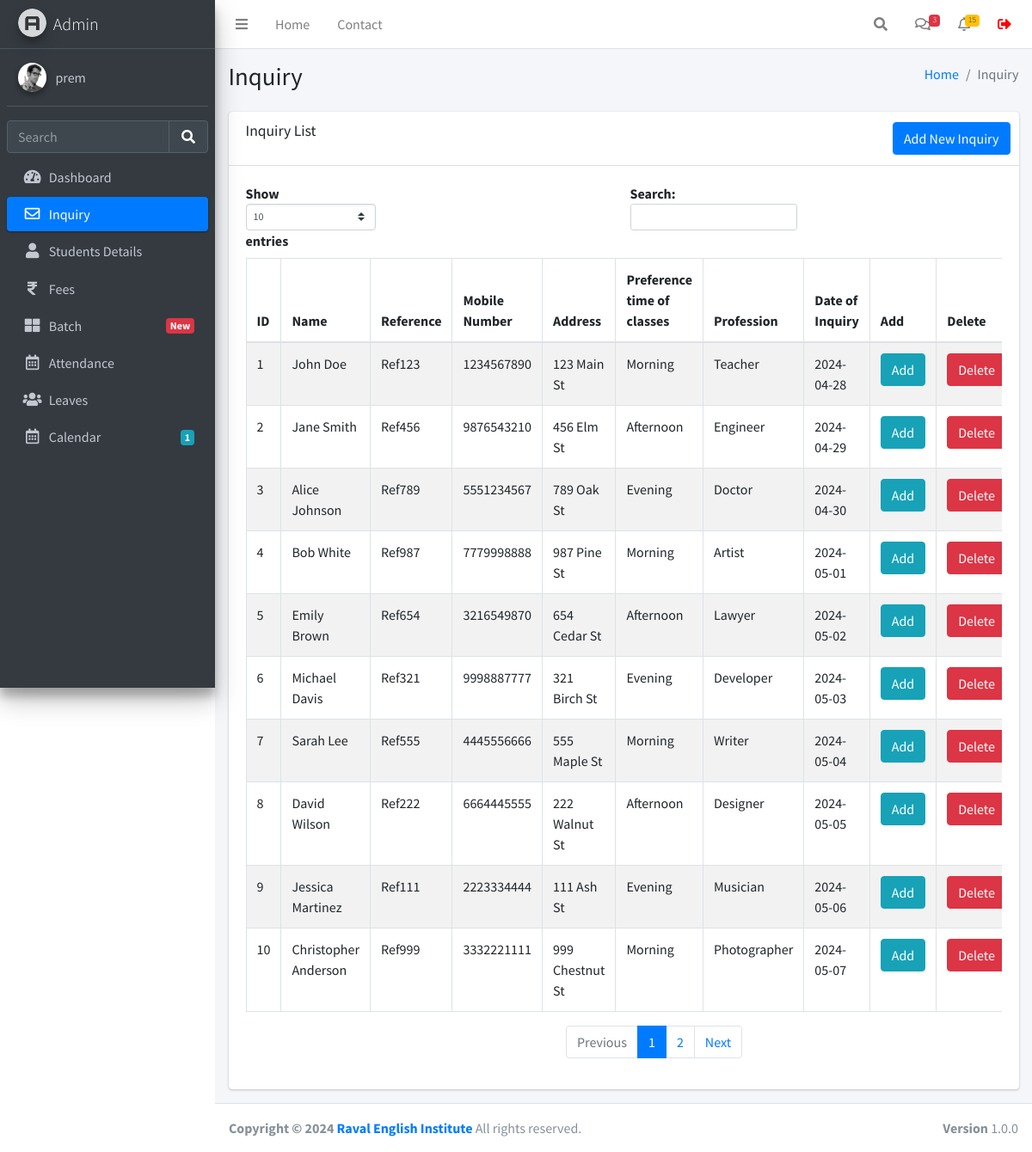
The app's page /inquiry.php (signed in) with its own data.
### tables this page shows
CREATE TABLE `users` (
  `id` int(11) NOT NULL,
  `username` varchar(255) NOT NULL,
  `fullname` varchar(255) NOT NULL,
  `email` varchar(255) NOT NULL,
  `mobile` varchar(255) NOT NULL,
  `password` varchar(255) NOT NULL,
  `created_at` datetime NOT NULL DEFAULT current_timestamp()
);

CREATE TABLE `inquiryinfo` (
  `id` int(11) NOT NULL,
  `name` varchar(255) NOT NULL,
  `reference` varchar(255) NOT NULL,
  `address` varchar(255) NOT NULL,
  `mobile_number` varchar(10) NOT NULL,
  `time_of_classes` varchar(255) NOT NULL,
  `profession` varchar(255) NOT NULL,
  `date` date NOT NULL,
  `created_at` datetime DEFAULT current_timestamp()
);

### function.php (called while the page is built, shortened)
<?php
require_once('db.php');
function selectFromTable($tableName, $columns, $whereConditions) {
    global $db;
    try {
        $sql = "SELECT " . implode(', ', $columns) . " FROM $tableName";
        $stmt = $db->prepare($sql);
        $stmt->execute();
        return $stmt->fetchAll(PDO::FETCH_ASSOC);
    } catch (PDOException $e) {
        return false;
    }
}
?>

### inquiry.php (the view, shortened to what this page needs)
<!DOCTYPE html>
<html lang="en">
<head>
</head>
<?php include('./header.php');?>
<div class="content-wrapper">
    <div class="content-header">
        <div class="container-fluid">
            <div class="row mb-2">
                <div class="col-sm-6">
                    <h1 class="m-0">Inquiry</h1>
                </div>
                <div class="col-sm-6">
                    <ol class="breadcrumb float-sm-right">
                        <li class="breadcrumb-item"><a href="./dashboard.php">Home</a></li>
                        <li class="breadcrumb-item active">Inquiry</li>
                    </ol>
                </div>
            </div>
        </div>
    </div>
    <section class="content">
        <div class="container-fluid">
            <div class="row">
                <div class="col-12">
                    <div class="card">
                        <div class="card-header">
                            <h3 class="card-title">Inquiry List</h3>
                            <div class="card-tools">
                                <a href="./inquiryform.php" class="btn btn-primary">Add New Inquiry</a>
                            </div>
                        </div>
                        <div class="card-body">
                            <div class="table-responsive">
                                <table id="example1" class="table table-bordered table-striped">
                                    <thead>
                                    <tr>
                                        <th>ID</th>
                                        <th>Name</th>
                                        <th>Reference</th>
                                        <th>Mobile Number</th>
                                        <th>Address</th>
                                        <th>Preference time of classes</th>
                                        <th>Profession</th>
                                        <th>Date of Inquiry</th>
                                        <th>Add</th>
                                        <th>Delete</th>
                                    </tr>
                                    </thead>
                                    <tbody>
                                    <?php
                                    require_once 'function.php';
                                    $rows = selectFromTable('inquiryinfo', ['id', 'name', 'reference', 'mobile_number', 'address', 'time_of_classes', 'profession', 'date'], []);
                                    $index = 1;
                                    foreach ($rows as $row) {
                                        echo "<tr>";
                                        echo "<td>" . $index++ . "</td>";
                                        echo "<td>" . $row['name'] . "</td>";
                                        echo "<td>" . $row['reference'] . "</td>";
                                        echo "<td>" . $row['mobile_number'] . "</td>";
                                        echo "<td>" . $row['address'] . "</td>";
                                        echo "<td>" . $row['time_of_classes'] . "</td>";
                                        echo "<td>" . $row['profession'] . "</td>";
                                        echo "<td>" . $row['date'] . "</td>";
                                        echo "<td><a href='studentform.php?id=" . $row['id'] . "' class='btn btn-info'>Add</a></td>";
                                        echo "<td><a href='javascript:void(0);' onclick='confirmDelete(" . $row['id'] . ")' class='btn btn-danger'>Delete</a></td>";
                                        echo "</tr>";
                                    }
                                    ?>
                                    </tbody>
                                </table>
                            </div>
                        </div>
                    </div>
                </div>
            </div>
        </div>
    </section>
</div>
<link href="https://cdn.jsdelivr.net/npm/toastr/build/toastr.min.css" rel="stylesheet"/>
<?php include('./footer.php');?>

### header.php (shortened to what this page needs)
<?php
require_once 'db.php';
$query = $db->prepare("SELECT * FROM users WHERE id = :id");
$query->execute(['id' => $_SESSION['user_id']]);
$user = $query->fetch(PDO::FETCH_ASSOC);
?>
<!DOCTYPE html>
<html lang="en">
<head>
  <link rel="stylesheet" href="./plugins/fontawesome-free/css/all.min.css">
  <link rel="stylesheet" href="https://code.ionicframework.com/ionicons/2.0.1/css/ionicons.min.css">
  <link rel="stylesheet" href="./plugins/icheck-bootstrap/icheck-bootstrap.min.css">
  <link rel="stylesheet" href="./asset/css/adminlte.min.css">
</head>
<body class="hold-transition sidebar-mini layout-fixed">
<div class="wrapper">
  <nav class="main-header navbar navbar-expand navbar-white navbar-light sticky-top">
    <ul class="navbar-nav">
      <li class="nav-item">
        <a class="nav-link" data-widget="pushmenu" href="#" role="button"><i class="fas fa-bars"></i></a>
      </li>
      <li class="nav-item d-none d-sm-inline-block">
        <a href="./dashboard.php" class="nav-link">Home</a>
      </li>
      <li class="nav-item d-none d-sm-inline-block">
        <a href="#" class="nav-link">Contact</a>
      </li>
    </ul>
    <ul class="navbar-nav ml-auto">
      <li class="nav-item">
        <a class="nav-link" data-widget="navbar-search" href="#" role="button">
          <i class="fas fa-search"></i>
        </a>
      </li>
      <li class="nav-item dropdown">
        <a class="nav-link" data-toggle="dropdown" href="#">
          <i class="far fa-comments"></i>
          <span class="badge badge-danger navbar-badge">3</span>
        </a>
      </li>
      <li class="nav-item dropdown">
        <a class="nav-link" data-toggle="dropdown" href="#">
          <i class="far fa-bell"></i>
          <span class="badge badge-warning navbar-badge">15</span>
        </a>
      </li>
      <li class="nav-item">
        <form method="POST">
        <button class="nav-link" type="submit" name="logout" style="
        text-decoration: none;
        border: none;
        background-color: transparent;">
        <i class="fas fa-sign-out-alt" style="color: red;"></i>
        </button>
      </li>
    </ul>
  </nav>
  <aside class="main-sidebar sidebar-dark-primary elevation-4">
    <a href="./dashboard.php" class="brand-link">
      <img src="./asset/img/AdminLTELogo.png" alt="AdminLTE Logo" class="brand-image img-circle elevation-3" style="opacity: .8">
      <span class="brand-text font-weight-light">Admin</span>
    </a>
    <div class="sidebar">
      <div class="user-panel mt-3 pb-3 mb-3 d-flex">
        <div class="image">
          <img src="./asset/img/user2-160x160.jpg" class="img-circle elevation-2" alt="User Image">
        </div>
        <div class="info">
          <a href="./profile.php" class="d-block"><?php echo $user['username']; ?></a>
        </div>
      </div>
      <div class="form-inline">
        <div class="input-group" data-widget="sidebar-search">
          <input class="form-control form-control-sidebar" type="search" placeholder="Search" aria-label="Search">
          <div class="input-group-append">
            <button class="btn btn-sidebar">
              <i class="fas fa-search fa-fw"></i>
            </button>
          </div>
        </div>
      </div>
      <nav class="mt-2">
        <ul class="nav nav-pills nav-sidebar flex-column" data-widget="treeview" role="menu" data-accordion="false">
          <li class="nav-item">
            <a href="./dashboard.php" class="nav-link
            <?php if (strpos($_SERVER['REQUEST_URI'], 'dashboard.php') !== false) {echo "active";}?>">
              <i class="nav-icon fas fa-tachometer-alt"></i>
              <p>
                Dashboard
              </p>
            </a>
          </li>
          <li class="nav-item">
            <a href="./inquiry.php" class="nav-link
            <?php if (strpos($_SERVER['REQUEST_URI'], 'inquiry.php') !== false) {echo "active";}?>">
              <i class="nav-icon far fa-envelope"></i>
              <p>
              Inquiry
              </p>
            </a>
          <li class="nav-item">
            <a href="./studentsdetails.php" class="nav-link
            <?php if (strpos($_SERVER['REQUEST_URI'], 'studentsdetails.php') !== false) {echo "active";}?>">
              <i class="nav-icon fas fa-user"></i>
              <p>
                Students Details
              </p>
            </a>
          </li>
          <li class="nav-item">
            <a href="./fees.php" class="nav-link
            <?php if (strpos($_SERVER['REQUEST_URI'], 'fees.php') !== false) {echo "active";}?>">
            <i class="nav-icon fas fa-rupee-sign"></i>
              <p>
                Fees
              </p>
            </a>
          </li>
          <li class="nav-item">
            <a href="./batch.php" class="nav-link
            <?php if (strpos($_SERVER['REQUEST_URI'], 'batch.php') !== false) {echo "active";}?>">
            <i class="nav-icon fas fa-th-large"></i>
              <p>
                Batch
                <span class="badge badge-danger right">New</span>
              </p>
            </a>
          </li>
          <li class="nav-item">
            <a href="./attendance.php" class="nav-link
            <?php if (strpos($_SERVER['REQUEST_URI'], 'attendance.php') !== false) {echo "active";}?>">
              <i class="nav-icon far fa-calendar-alt"></i>
              <p>
                Attendance
              </p>
            </a>
          </li>
          <li class="nav-item">
            <a href="./leaves.php" class="nav-link
            <?php if (strpos($_SERVER['REQUEST_URI'], 'leaves.php') !== false) {echo "active";}?>">
              <i class="nav-icon fas fa-users"></i>
              <p>
                Leaves
              </p>
            </a>
          </li>
          <li class="nav-item">
            <a href="./calendar.php" class="nav-link
            <?php if (strpos($_SERVER['REQUEST_URI'], 'calendar.php') !== false) {echo "active";}?>">
              <i class="nav-icon far fa-calendar-alt"></i>
              <p>
                Calendar
                <span class="badge badge-info right">1</span>
              </p>
            </a>
          </li>
        </ul>
      </nav>
    </div>
  </aside>

### footer.php (shortened to what this page needs)
</div>
<footer class="main-footer">
    <strong>Copyright &copy; 2024 <a href="https://ravalenglishinstitute.com/" target="_blank">Raval English Institute</a></strong>
    All rights reserved.
    <div class="float-right d-none d-sm-inline-block">
      <b>Version</b> 1.0.0
    </div>
  </footer>
</body>
</html>

### records on screen
users: username "prem"
inquiryinfo: name "John Doe", reference "Ref123", mobile_number "1234567890", address "123 Main St", time_of_classes "Morning", profession "Teacher", date "2024-04-28"
inquiryinfo: name "Jane Smith", reference "Ref456", mobile_number "9876543210", address "456 Elm St", time_of_classes "Afternoon", profession "Engineer", date "2024-04-29"
inquiryinfo: name "Alice Johnson", reference "Ref789", mobile_number "5551234567", address "789 Oak St", time_of_classes "Evening", profession "Doctor", date "2024-04-30"
inquiryinfo: name "Bob White", reference "Ref987", mobile_number "7779998888", address "987 Pine St", time_of_classes "Morning", profession "Artist", date "2024-05-01"
inquiryinfo: name "Emily Brown", reference "Ref654", mobile_number "3216549870", address "654 Cedar St", time_of_classes "Afternoon", profession "Lawyer", date "2024-05-02"
inquiryinfo: name "Michael Davis", reference "Ref321", mobile_number "9998887777", address "321 Birch St", time_of_classes "Evening", profession "Developer", date "2024-05-03"
inquiryinfo: name "Sarah Lee", reference "Ref555", mobile_number "4445556666", address "555 Maple St", time_of_classes "Morning", profession "Writer", date "2024-05-04"
inquiryinfo: name "David Wilson", reference "Ref222", mobile_number "6664445555", address "222 Walnut St", time_of_classes "Afternoon", profession "Designer", date "2024-05-05"
inquiryinfo: name "Jessica Martinez", reference "Ref111", mobile_number "2223334444", address "111 Ash St", time_of_classes "Evening", profession "Musician", date "2024-05-06"
inquiryinfo: name "Christopher Anderson", reference "Ref999", mobile_number "3332221111", address "999 Chestnut St", time_of_classes "Morning", profession "Photographer", date "2024-05-07"
